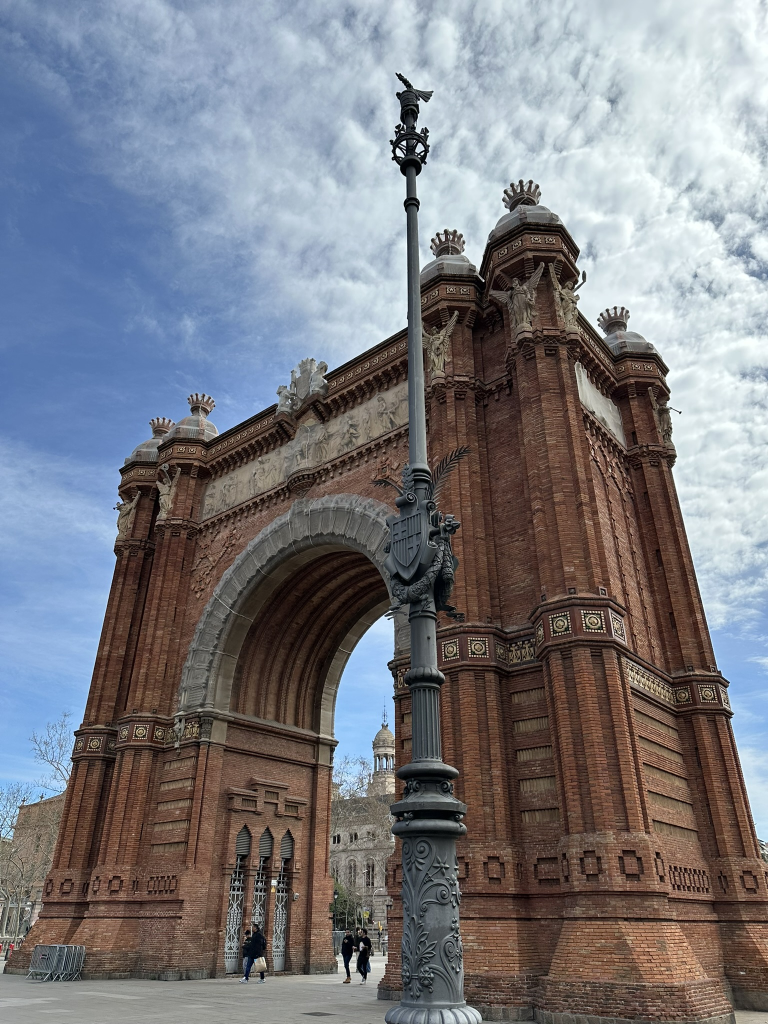
#> input picture dev/test.JPEG, 1536 x 2048 px (shown at 1/2 size); its folder holds only this picture in this run
$ python -i image_utils.py   (imports and definitions only)
#> lines starting #> are read from the running program, lines starting #| are printed output that depends on the picture
#> further down, picture is the input picture: PIL image 1536x2048 RGB; mean R, G, B 121.1, 121.4, 127.6
import colorsys
import logging
import os
import random
import piexif
from PIL import Image, ImageEnhance, ImageFont, ImageDraw, ImageFilter, ImageOps

from const import DISPLAY_HEIGHT, DISPLAY_WIDTH, FONTS_DIR, SPECTRA6_COLORS, SPECTRA6_PALETTE
from utils.akinson_dithering import atkinson_dither
from utils.open_street_map_utils import coords_to_address

# [4 lines not run here, left out]

logger = logging.getLogger(__name__)

# Indices after removing duplicates should be:
# 0 black, 1 off-white, 2 yellow, 3 red, 4 blue, 5 green
BLACK_IDX = 0
WHITE_IDX = 1


# [44 lines left out: functions pre_process_image, unique_palette_flat, replace_colors, not called in this run]


def apply_vibrance(
        img: Image.Image,
        *,
        amount: float = 0.25,
        max_s: float = 0.65,
        highlight_protect: float = 0.20,
) -> Image.Image:
    img = img.convert("RGB")
    px = img.load()
    w, h = img.size

    for y in range(h):
        for x in range(w):
            r, g, b = px[x, y]
            rf, gf, bf = r / 255.0, g / 255.0, b / 255.0
            h_, l_, s_ = colorsys.rgb_to_hls(rf, gf, bf)

            if s_ < max_s:
                boost = (1.0 - s_) * amount
                boost *= (1.0 - highlight_protect * l_)
                s2 = min(1.0, s_ + boost)
                r2, g2, b2 = colorsys.hls_to_rgb(h_, l_, s2)
                px[x, y] = (int(r2 * 255), int(g2 * 255), int(b2 * 255))

    return img


def apply_gamma(img: Image.Image, gamma) -> Image.Image:
    # gamma < 1 brightens midtones, >1 darkens midtones
    inv = 1.0 / gamma
    table = [int(((i / 255.0) ** inv) * 255) for i in range(256)]
    return img.point(table * 3)


# [12 lines left out: function convert_to_spectra_palette, not called in this run]


def enhance_colors(image: Image.Image) -> Image.Image:
    img = image.convert("RGB")

    img = ImageOps.autocontrast(img, cutoff=1)
    img = ImageEnhance.Contrast(img).enhance(1.08)
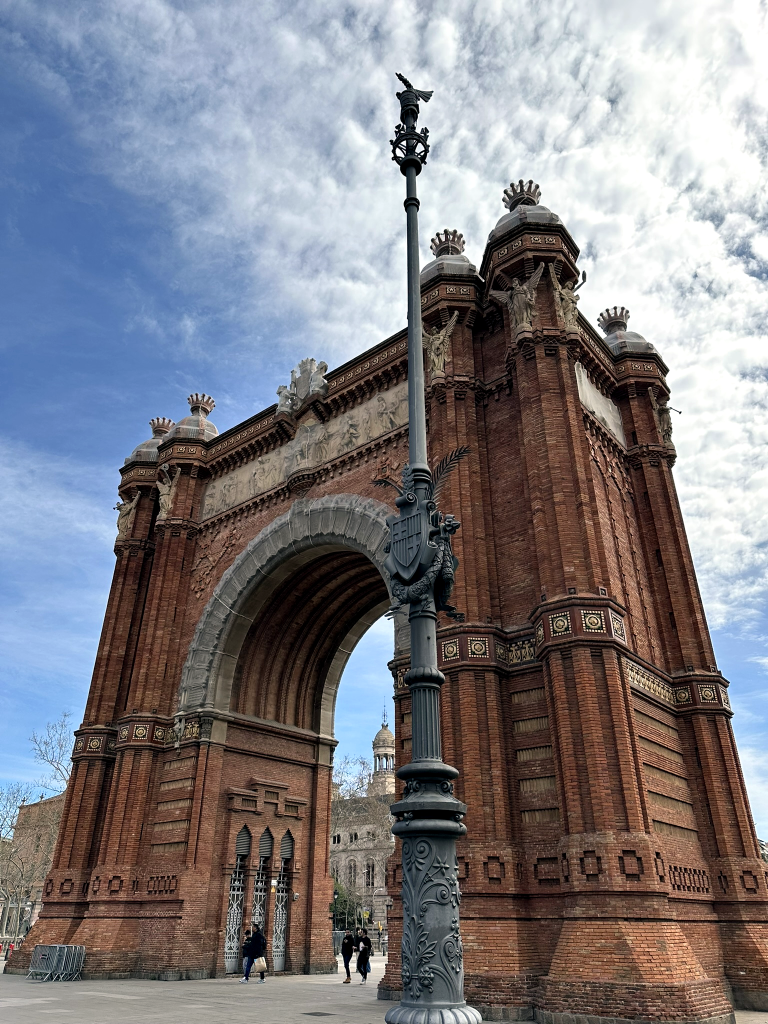
#> img: PIL image 1536x2048 RGB (shown at 1/2 size); mean R, G, B 125.6, 123.8, 129.5
    img = ImageEnhance.Brightness(img).enhance(1.04)

    img = apply_vibrance(img, amount=0.25)
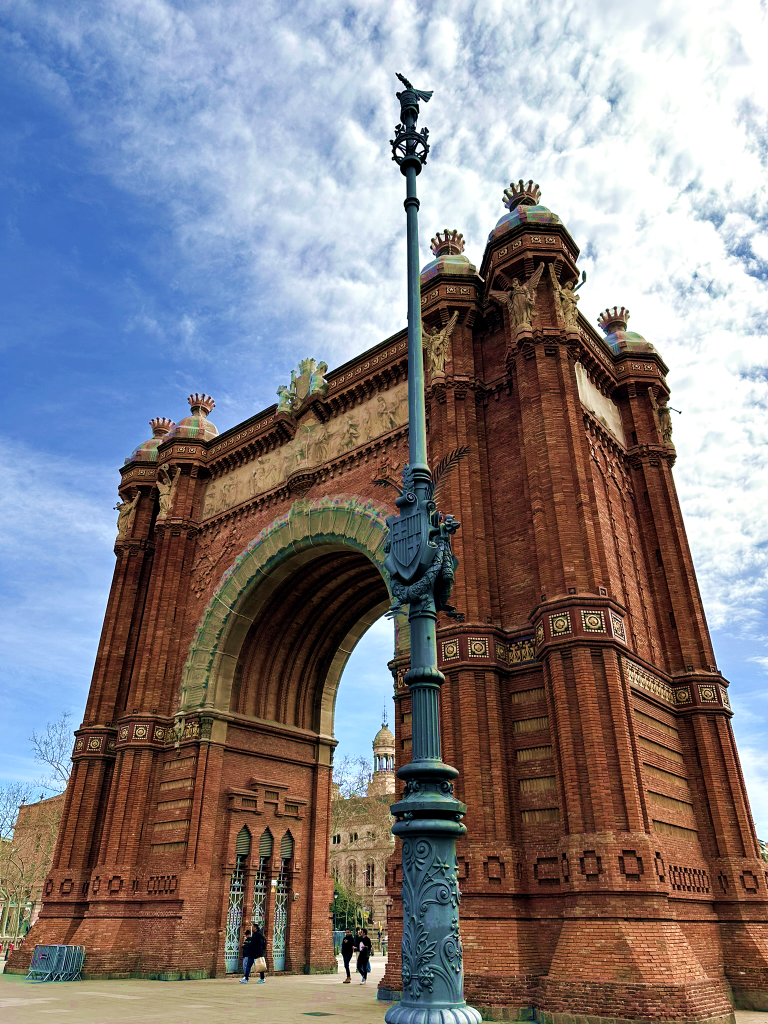
#> img: PIL image 1536x2048 RGB (shown at 1/2 size); mean R, G, B 131.8, 126.3, 130.5

    img = apply_gamma(img, gamma=1.03)

    img = img.filter(ImageFilter.UnsharpMask(radius=1.1, percent=140, threshold=6))

    return img


# [231 lines left out: functions resize_for_spectra6, count_images, get_random_image, correct_image_orientation, add_metadata_overlay, not called in this run]

>>> from PIL import Image
>>> picture = Image.open('../dev/test.JPEG')
>>> result = enhance_colors(picture)
